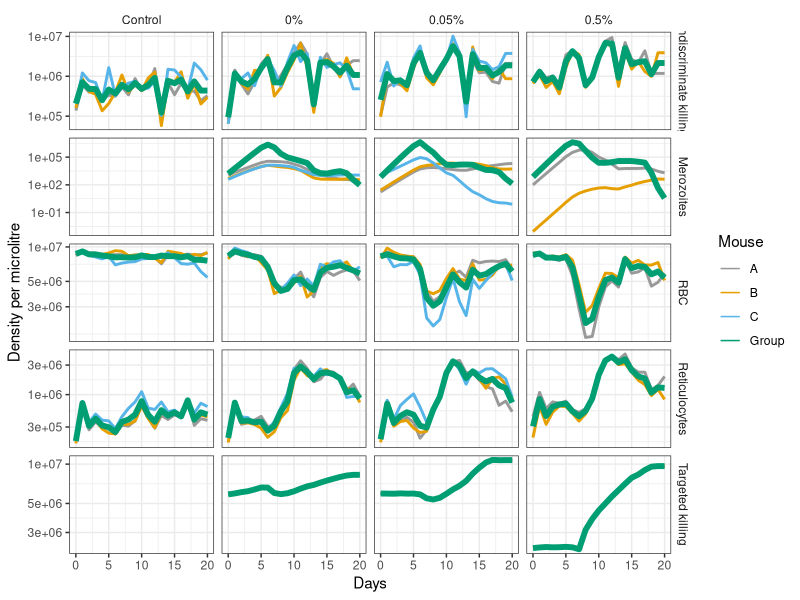
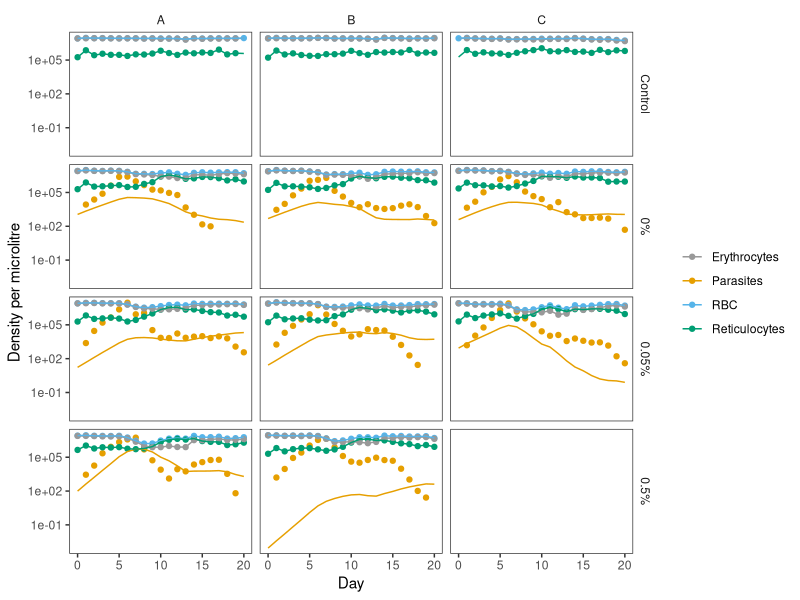
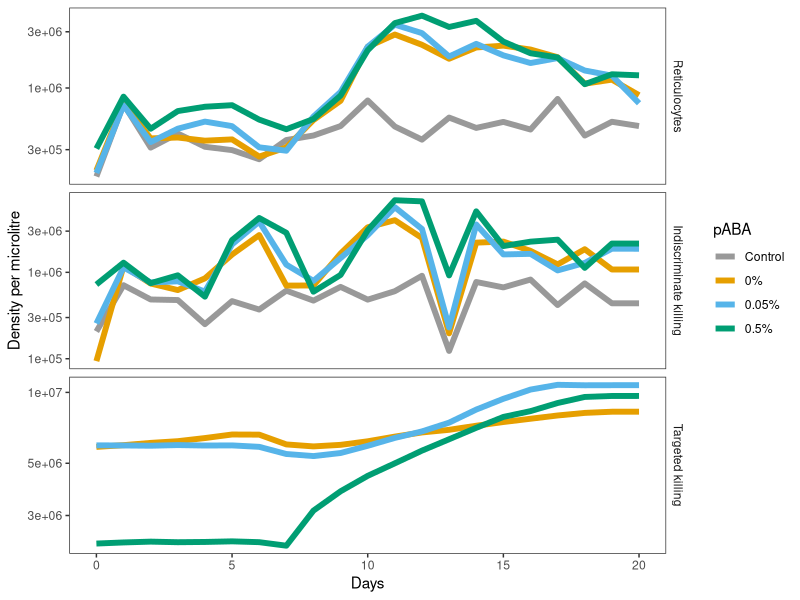
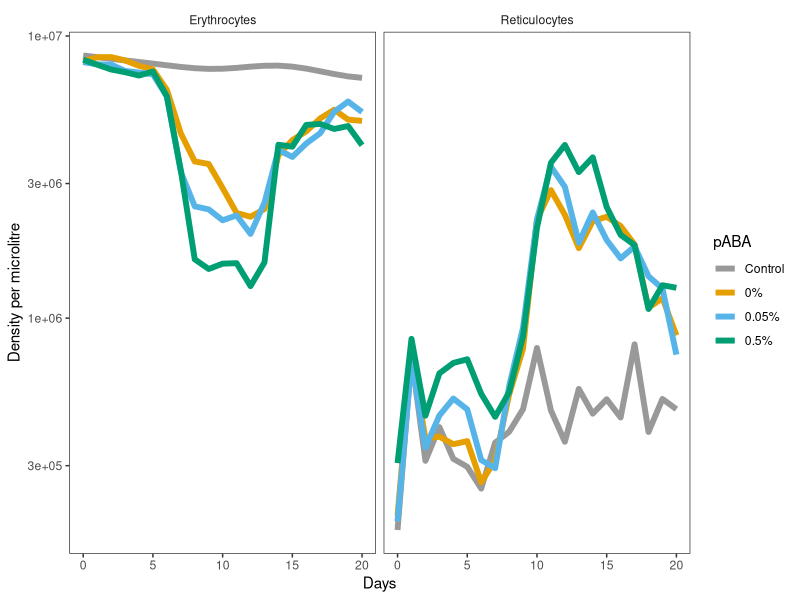
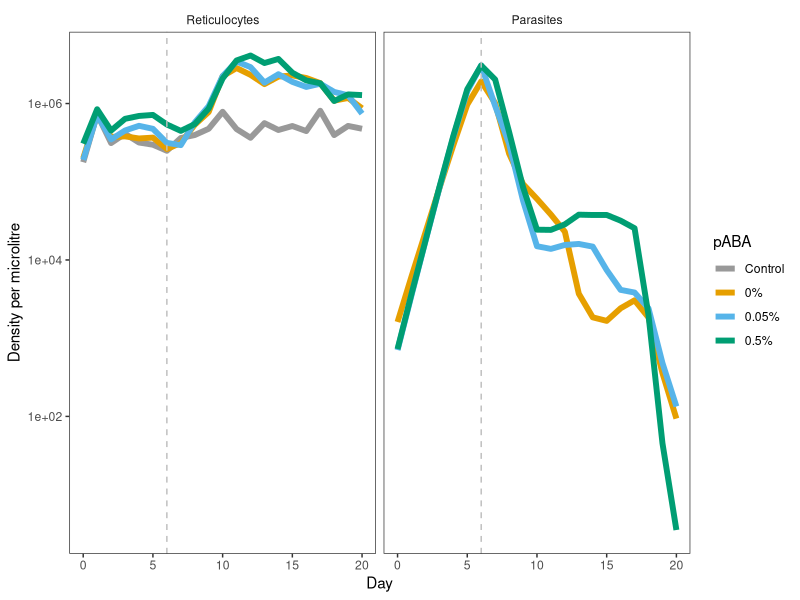
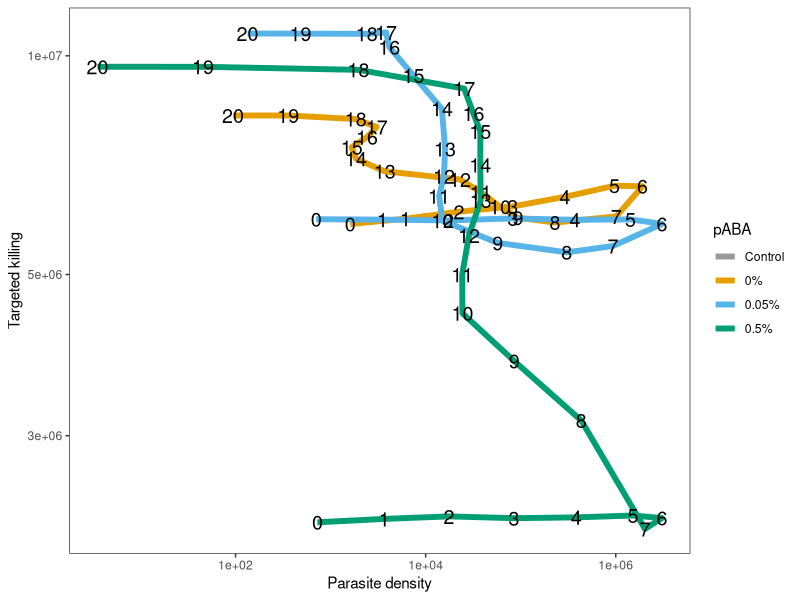
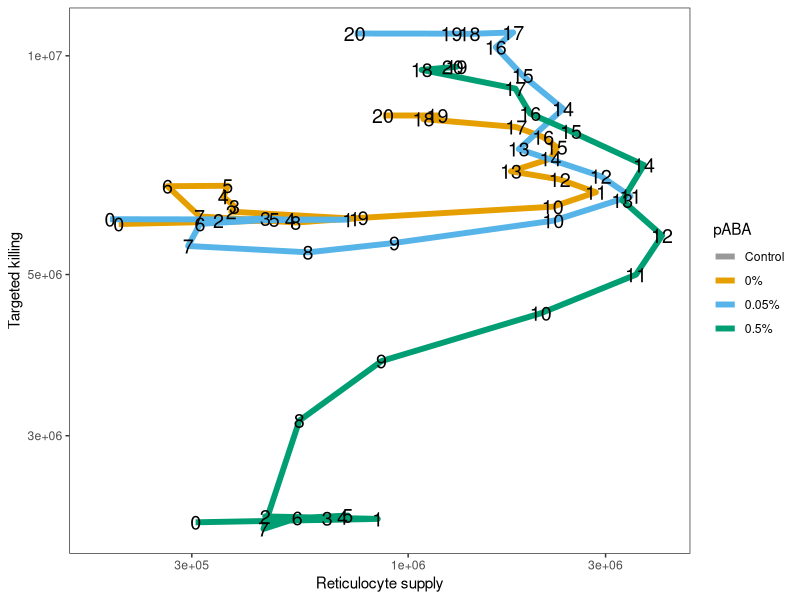
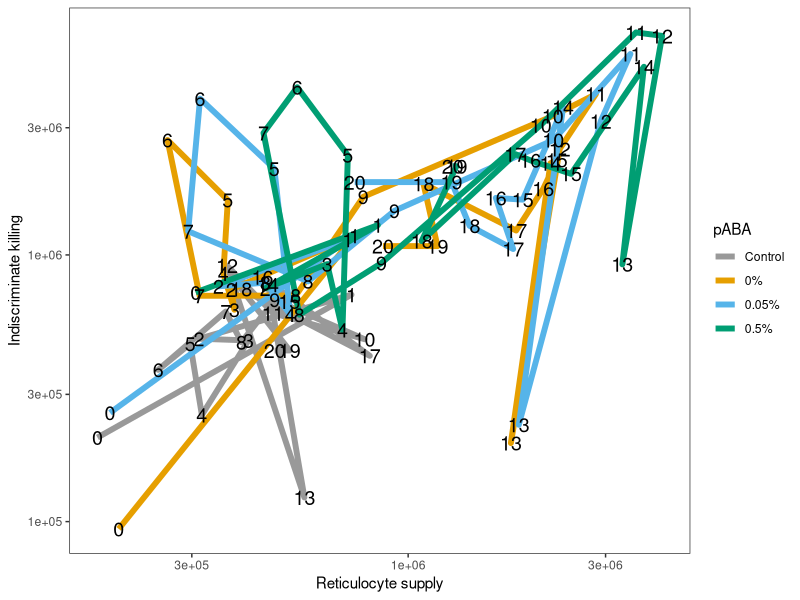

The R source for these figures, in order:
## ---- chunk 1
knitr::opts_chunk$set(echo = TRUE)
## ---- chunk 2
library(tidyverse)
library(scales)
## ---- chunk 3
setwd("~/Documents/GitHub/bdd/nw11_hier/final_files/")
## ---- chunk 4
cbPalette <- c("#999999", "#E69F00", "#56B4E9", "#009E73", "#F0E442", "#0072B2", "#D55E00", "#CC79A7")
## ---- chunk 5
##Read in data
read_csv(
  "data.csv",
  col_types="iiinnnn"
) |>
  mutate(
    mouseid=sprintf("%02d-%02d",box,mouse),
    box=sprintf("%02d",box),
    mouse=sprintf("%02d",mouse),
    paba=as.factor(box),
    rbc_density=rbc_density/1000,
    pABA=case_match(
      paba,
    "01"~"5%",
    "02"~"0.5%",
    "03"~"0.05%",
    "04"~"0%",
    "05"~"Control"
    )
  ) |>
  select(
    day,
    mouseid,
    pABA,
    box,
    mouse,
    Pd=ama_density,
    RBC=rbc_density,
    Ter119=ter119_density,
    CD71=cd71_density
  ) |>
  arrange(mouseid,day) |>
  mutate(
    pABA=as.character(pABA),
    Ter119=if_else(Ter119==0,NA_real_,Ter119),
    CD71=if_else(CD71==0,NA_real_,CD71),
    Eryth=(1-CD71/Ter119)*RBC,
    Retic=CD71/Ter119*RBC,
    Mouse=case_when(
      mouse=="01"~"A",
      mouse=="02"~"B",
      mouse=="03"~"C",
      TRUE~NA_character_
    )
  ) -> data_full
data_full$pABA <- factor(data_full$pABA,levels=c("Control","0%","0.05%","0.5%","5%"))
data_full$Pd[data_full$box=="05"] <- NA
## ---- chunk 6
coef_df <- read_csv("parameter_results_4Boxes.csv",show_col_types = FALSE)
po_df <- read_csv("trajectory_results_4Boxes.csv",show_col_types = FALSE) |>
  mutate(
  pABA=case_match(
    box,
    "01"~"5%",
    "02"~"0.5%",
    "03"~"0.05%",
    "04"~"0%",
    "05"~"Control"
  ),
  name=case_match(
    name,
    "logE"~"Erythrocytes",
    "logR"~"Reticulocytes",
    "logM"~"Merozoites",
    "logN"~"Indiscriminate killing",
    "logW"~"Targeted killing",
    "logK"~"Parasites"
  )) |>
  select(name,Mouse=mouse,value,time,box,pABA)
po_df$Mouse[po_df$Mouse=="GROUP"] = "Group"
po_df$pABA <- factor(po_df$pABA,levels=c("Control","0%","0.05%","0.5%","5%"))
po_df$name <- factor(po_df$name, levels=c("Parasites","Merozoites","Erythrocytes","Reticulocytes","Indiscriminate killing","Targeted killing"))
unique(po_df$name)
## ---- chunk 7
coef_df |> select(-box) |> unique()
## ---- chunk 8
po_df |> pivot_wider(names_from=name,values_from=value) |>
  mutate(RBC=Erythrocytes+Reticulocytes) |>
  select(Mouse,time,box,pABA,Reticulocytes,Merozoites,`Indiscriminate killing`,
         `Targeted killing`,RBC) |>
  pivot_longer(-c(Mouse,time,box,pABA)) -> po_tmp

po_tmp|>
  ggplot(aes(x=time,y=value,color=Mouse,linewidth=Mouse=="Group"))+
  geom_line()+
  scale_linewidth_manual(guide="none",values=c(`TRUE`=2,`FALSE`=1))+
  scale_colour_manual(values=cbPalette)+
  scale_y_log10()+
  xlab("Days")+ylab("Density per microlitre")+
  facet_grid(name~pABA,scales="free_y")+
  theme_bw()+
  theme(
    strip.background = element_blank()
  )
## ---- chunk 9
po_df |>
  filter(Mouse!="Group",name%in%c("Erythrocytes","Reticulocytes","Merozoites")) |>
  pivot_wider(names_from=name,values_from=value) |>
  mutate(Parasites=(Reticulocytes+Erythrocytes)*(1-exp(-Merozoites/(Reticulocytes+Erythrocytes))),
         RBC=Reticulocytes+Erythrocytes) |>
  select(time,Mouse,box,pABA,RBC,Reticulocytes,Parasites,Erythrocytes) |>
  unite("ID",c(time,box,Mouse),sep="_",remove=F) -> fits

data_full |>
  select(time=day,pABA,box,Mouse,Parasites=Pd,RBC,Reticulocytes=Retic,Erythrocytes=Eryth) |>
  unite("ID",c(time,box,Mouse),sep="_",remove=F) -> data

data <- slice(data,which(data$ID%in%fits$ID))

fits |> pivot_longer(-c(ID,time,Mouse,box,pABA)) -> fits
data |> pivot_longer(-c(ID,time,Mouse,box,pABA)) -> data
  
ggplot()+
  geom_point(data=data,aes(x=time,y=value,col=name))+
  geom_line(data=fits,aes(x=time,y=value,col=name))+
  facet_grid(pABA~Mouse)+
  scale_colour_manual(values=cbPalette)+
  scale_y_log10()+
  xlab("Day")+ylab("Density per microlitre")+
  theme_bw()+
  theme(strip.background=element_blank(),
        legend.title=element_blank(),
        panel.grid = element_blank()
        )
## ---- chunk 10
po_df |>
  filter(Mouse=="Group") |>
  pivot_wider(names_from=name,values_from=value) |>
  mutate(Parasites=(Reticulocytes+Erythrocytes)*(1-exp(-Merozoites/(Reticulocytes+Erythrocytes))),
         RBC=Reticulocytes+Erythrocytes) |>
  select(time,Mouse,box,pABA,RBC,Erythrocytes,Reticulocytes,Parasites,`Indiscriminate killing`,`Targeted killing`) |>
  pivot_longer(-c(time,Mouse,box,pABA)) -> group_fits

group_fits$name <- factor(group_fits$name,levels=c("RBC","Erythrocytes","Reticulocytes","Indiscriminate killing","Targeted killing","Parasites"))

group_fits |>
  filter(name%in%c("Reticulocytes","Indiscriminate killing","Targeted killing")) |>
  ggplot(aes(x=time,y=value,color=pABA))+
  geom_line(linewidth=2)+
  scale_y_log10()+
  scale_colour_manual(values=cbPalette)+
  xlab("Days")+ylab("Density per microlitre")+
  facet_grid(name~.,scales="free_y")+
  theme_bw()+
  theme(strip.background=element_blank(),
        panel.grid = element_blank()
        )

group_fits |>
  filter(name%in%c("Reticulocytes","Erythrocytes")) |>
  ggplot(aes(x=time,y=value,color=pABA))+
  geom_line(linewidth=2)+
  scale_y_log10()+
  scale_colour_manual(values=cbPalette)+
  xlab("Days")+ylab("Density per microlitre")+
  facet_grid(.~name,scales="free_y")+
  theme_bw()+
  theme(strip.background=element_blank(),
        panel.grid = element_blank()
        )

group_fits |> filter(pABA%in%c("0%"),name%in%c("Parasites")) -> tmp
peak.day <- tmp$time[which(tmp$value==max(tmp$value))]

group_fits |>
  filter(name%in%c("Reticulocytes","Parasites")) |>
  ggplot(aes(x=time,y=value,color=pABA))+
  geom_line(linewidth=2)+
  geom_vline(xintercept=peak.day,linetype="dashed",col="grey")+
  scale_y_log10()+
  scale_colour_manual(values=cbPalette)+
  xlab("Day")+ylab("Density per microlitre")+
  facet_grid(.~name,scales="free_y")+
  theme_bw()+
  theme(strip.background=element_blank(),
        panel.grid = element_blank()
        )
## ---- chunk 11
po_df |>
  filter(Mouse=="Group") |>
  pivot_wider(names_from=name,values_from=value) |>
  mutate(Parasites=(Reticulocytes+Erythrocytes)*(1-exp(-Merozoites/(Reticulocytes+Erythrocytes))),
         RBC=Reticulocytes+Erythrocytes) |>
  select(time,Mouse,box,pABA,RBC,Erythrocytes,Reticulocytes,Parasites,`Indiscriminate killing`,`Targeted killing`) -> swirls

swirls |>
  ggplot(aes(x=Parasites,y=`Targeted killing`,color=pABA))+
  geom_path(linewidth=2)+
  geom_text(aes(label=time),col="black",size=5)+
  scale_x_log10()+scale_y_log10()+
  scale_colour_manual(values=cbPalette)+
  xlab("Parasite density")+ylab("Targeted killing")+
  theme_bw()+
  theme(
        panel.grid = element_blank()
        )

swirls |>
  ggplot(aes(x=Reticulocytes,y=`Targeted killing`,color=pABA))+
  geom_path(linewidth=2)+
  geom_text(aes(label=time),col="black",size=5)+
  scale_x_log10()+scale_y_log10()+
  scale_colour_manual(values=cbPalette)+
  xlab("Reticulocyte supply")+ylab("Targeted killing")+
  theme_bw()+
  theme(
        panel.grid = element_blank()
        )

swirls |>
  ggplot(aes(x=Reticulocytes,y=`Indiscriminate killing`,color=pABA))+
  geom_path(linewidth=2)+
  geom_text(aes(label=time),col="black",size=5)+
  scale_x_log10()+scale_y_log10()+
  scale_colour_manual(values=cbPalette)+
  xlab("Reticulocyte supply")+ylab("Indiscriminate killing")+
  theme_bw()+
  theme(
        panel.grid = element_blank()
        )

swirls |>
  ggplot(aes(x=`Targeted killing`,y=`Indiscriminate killing`,color=pABA))+
  geom_path(linewidth=2)+
  geom_text(aes(label=time),col="black",size=5)+
  scale_x_log10()+scale_y_log10()+
  scale_colour_manual(values=cbPalette)+
  xlab("Targeted killing")+ylab("Indiscriminate killing")+
  theme_bw()+
  theme(
        panel.grid = element_blank()
        )
## ---- chunk 12
ggplot()+
  geom_path(data=swirls,aes(x=Erythrocytes,y=Reticulocytes,color=pABA),linewidth=2)+
  geom_text(data=swirls,aes(x=Erythrocytes,y=Reticulocytes,label=time),col="black",size=5)+
  xlab("Erythrocytes")+ylab("Reticulocytes")+
  theme_bw()+
  scale_x_log10()+scale_y_log10()+
  scale_colour_manual(values=cbPalette)+
  facet_wrap(pABA~.)+
  theme(
        panel.grid = element_blank(),
        legend.position = "none",
        strip.background = element_blank()
        )

ggplot()+
  geom_path(data=swirls,aes(x=Erythrocytes,y=Reticulocytes,color=pABA),linewidth=2)+
  geom_text(data=swirls,aes(x=Erythrocytes,y=Reticulocytes,label=time),col="black",size=5)+
  xlab("Erythrocytes")+ylab("Reticulocytes")+
  theme_bw()+
  scale_colour_manual(values=cbPalette)+
  facet_wrap(pABA~.)+
  theme(
        panel.grid = element_blank(),
        legend.position = "none",
        strip.background = element_blank()
        )
